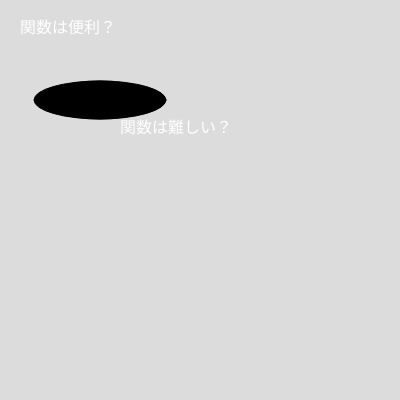
Frame 1 (no input)
Frame 60 (no input): identical to frame 1, image omitted
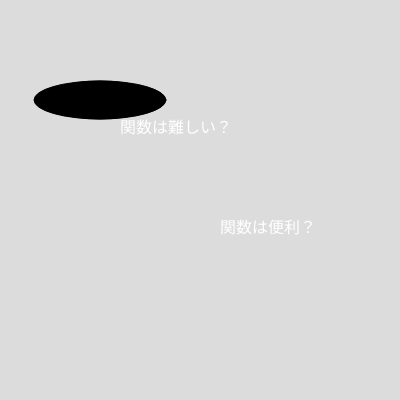
Frame 120 (the mouse pressed at the canvas centre since frame 60)

The p5.js sketch that drew these frames (run headless with seeded random() and noise() and a simulated clock; from frame 60 on, the mouse is pressed at the canvas centre):

// p5.js sketch
// ── sketch.js
// 吹き出し
function setup(){
  createCanvas(400, 400);
  textSize(16);
}

function draw(){
  background(220);
  balloon("関数は難しい？", 100, 100);
  balloon("関数は便利？", mouseX, mouseY);
}

function balloon(t, x, y){
  const w = textWidth(t); // テキストの幅
  const h = textAscent() + textDescent(); // テキストの高さ
  const p = 20; // 余白の大きさ (padding)

  push();

  // BLANK[1] 吹き出しの背景を先に描く
  fill(0)
  ellipse(100,100,w+p,h+p)

  // BLANK[2] 吹き出しの三角形を描く
  fill(0)
  triangle()

  // 吹き出しのテキストを次に描く
  textAlign(LEFT, CENTER);
  fill(255);
  text(t, x + p, y + h / 2 + p);
  
  pop();
}
